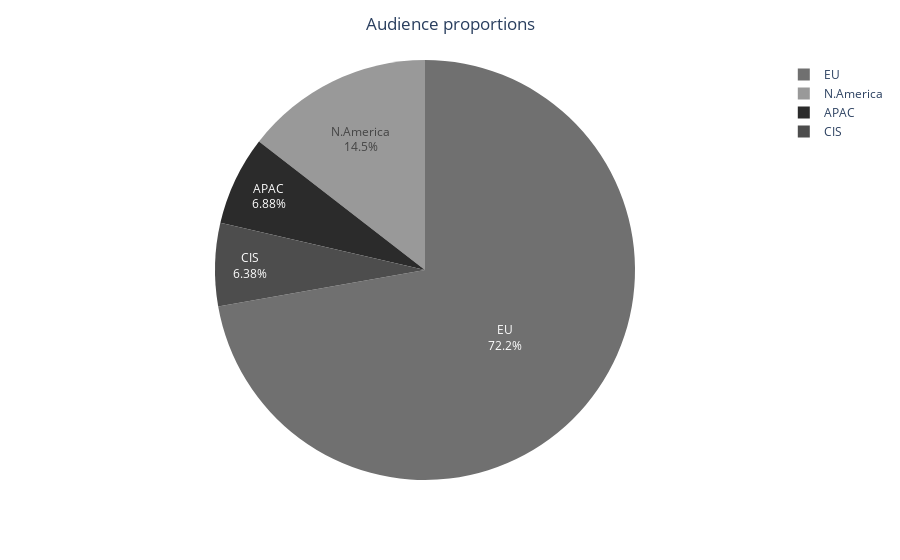

The notebook cell this image was saved under:
### Code cell
gray_scale = ['#2b2b2b', '#4d4d4d', '#707070', '#999999', '#bfbfbf']
plot_pie_chart_plotlypx(df_users_testAB, 'region', 'user_id', color_map=gray_scale, labels=True, title="Audience proportions", unique_values=True)

### Figure 1 — Plotly figure (JSON) as saved in the notebook; plotly's stock layout.template omitted (floating-point values rounded to 4 significant figures)
{"data": [{"customdata": [["APAC"], ["CIS"], ["EU"], ["N.America"]], "domain": {"x": [0, 1], "y": [0, 1]}, "hole": 0, "hovertemplate": "region=%{customdata[0]}<br>count=%{value}<extra></extra>", "labels": ["APAC", "CIS", "EU", "N.America"], "legendgroup": "", "marker": {"colors": ["#2b2b2b", "#4d4d4d", "#707070", "#999999"]}, "name": "", "showlegend": true, "textinfo": "percent+label", "type": "pie", "values": [1954, 1812, 20497, 4118]}], "layout": {"legend": {"tracegroupgap": 0}, "margin": {"t": 60}, "piecolorway": ["#2b2b2b", "#4d4d4d", "#707070", "#999999", "#bfbfbf"], "title": {"text": "Audience proportions", "x": 0.5}}}
